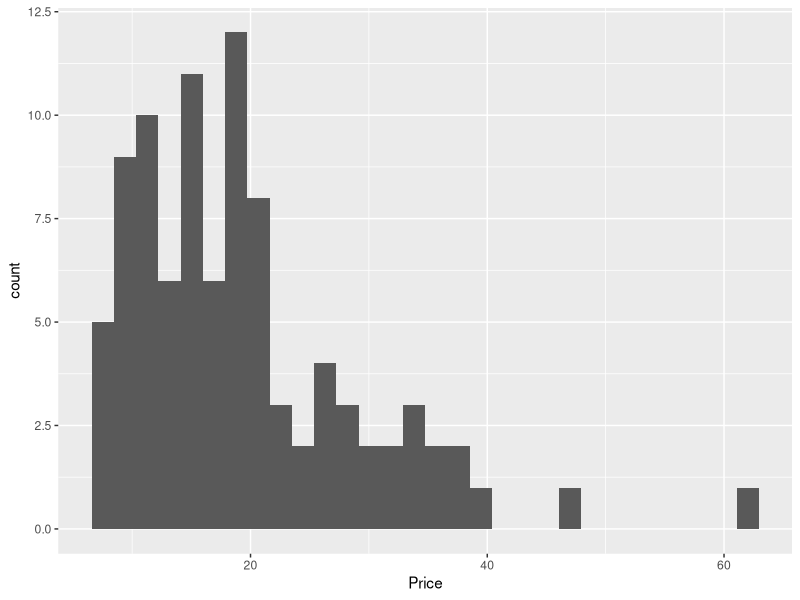
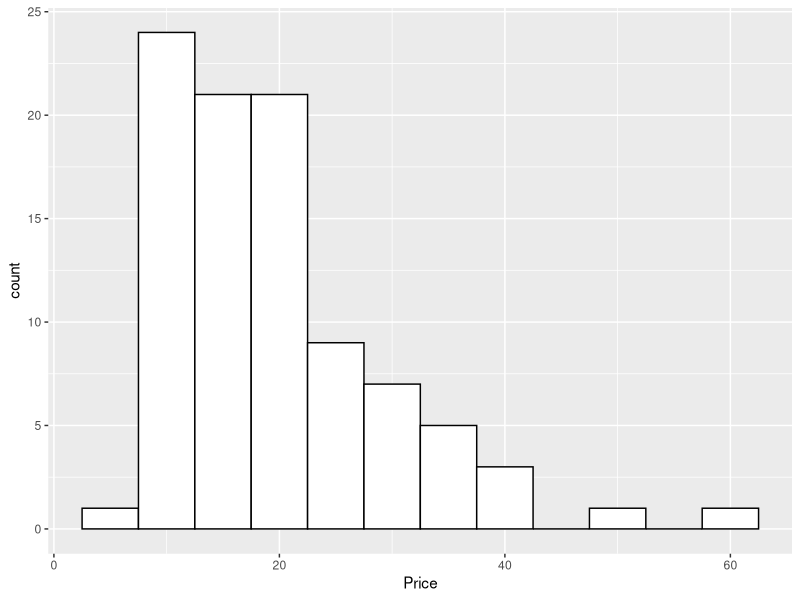
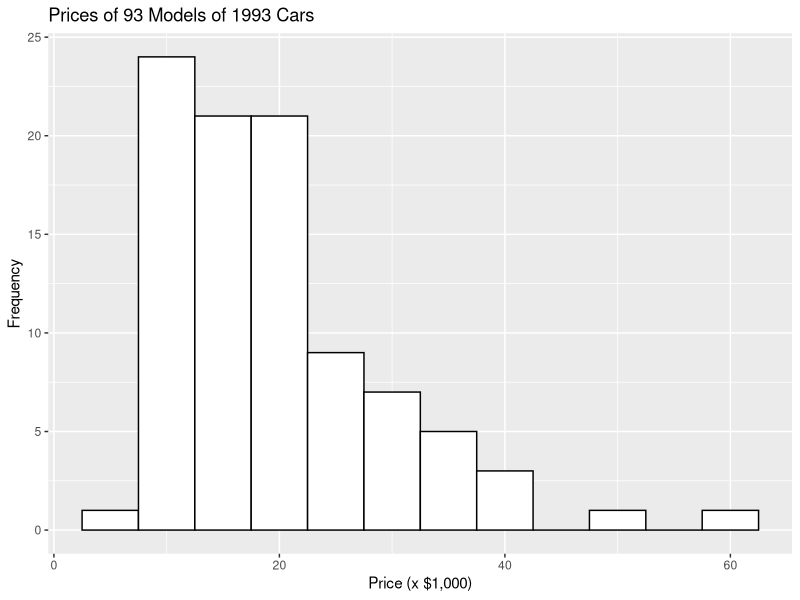
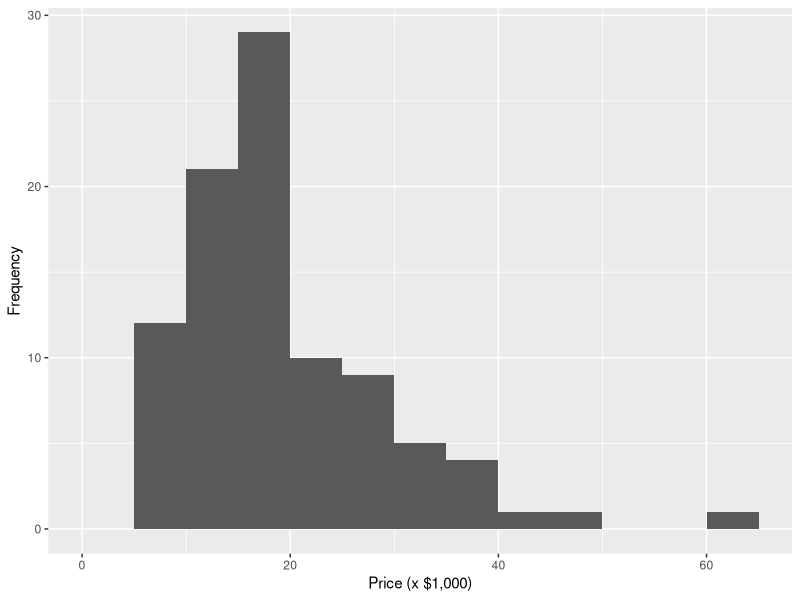
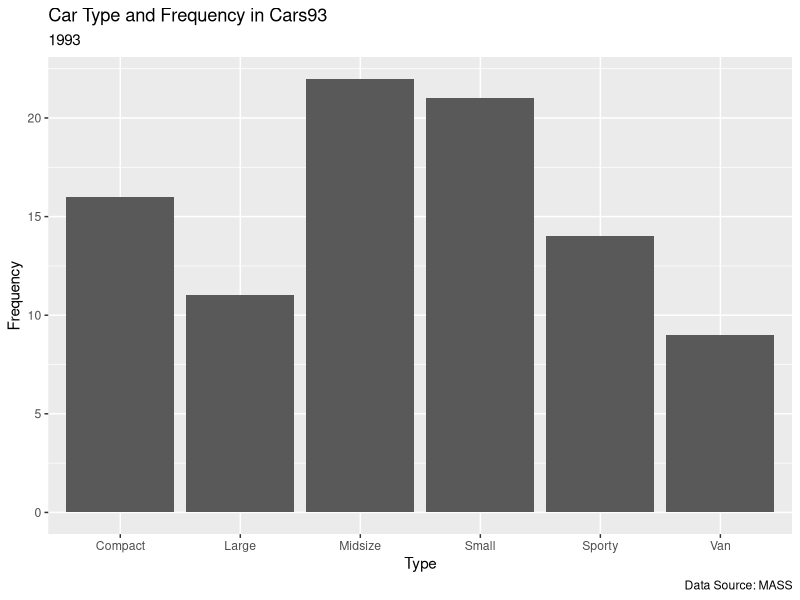
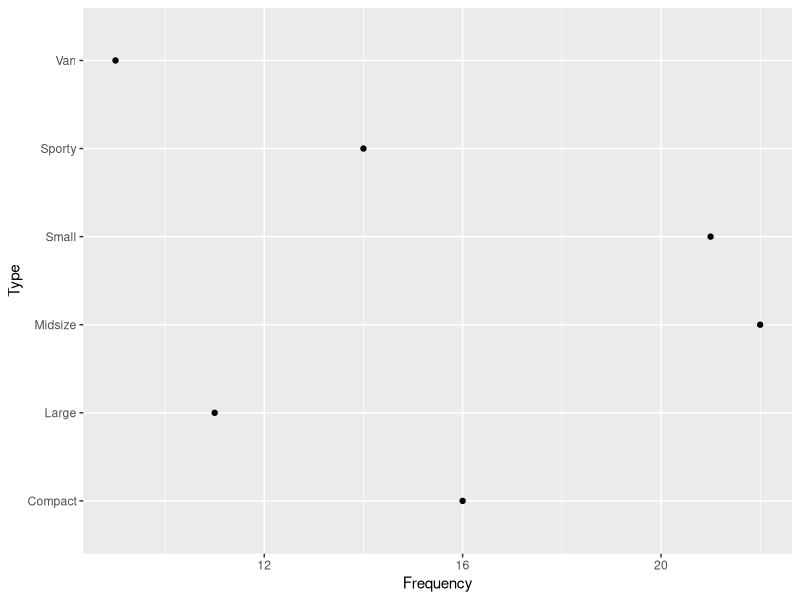
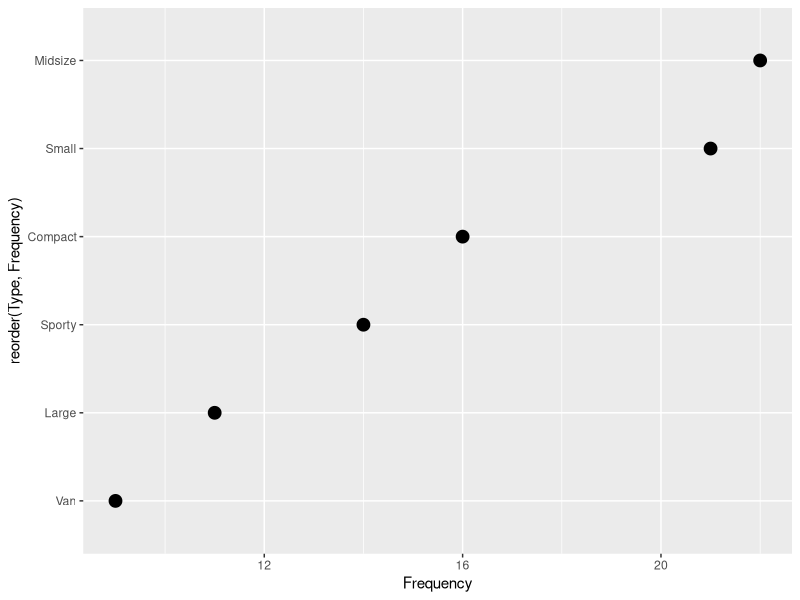
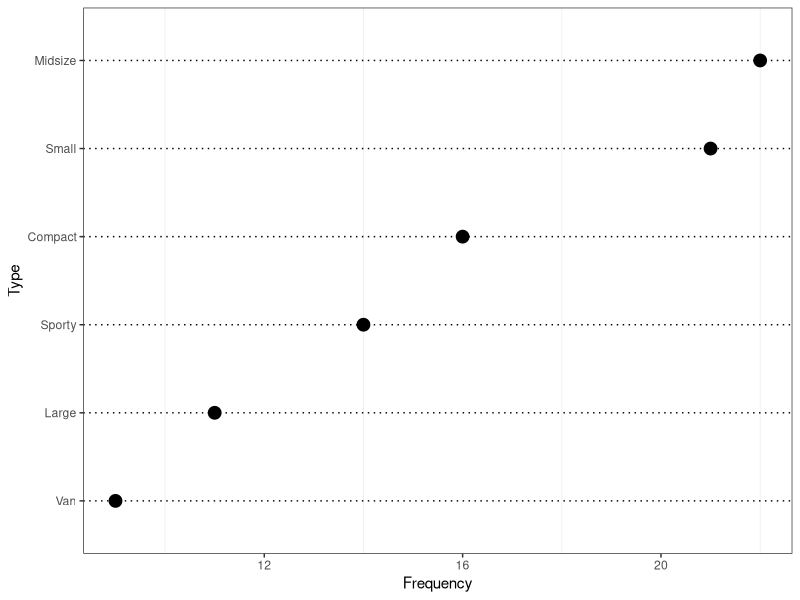

Source code (R) for these figures, in order:
library(ggplot2)
library(MASS)
library(reshape2)

### ggplot2 Graphics


## Histogram

# distribution of price
ggplot(data = Cars93, aes(x = Price)) +
  geom_histogram()

ggplot(data = Cars93, aes(x = Price)) +
  geom_histogram(binwidth = 5, color = "black", fill = "white")

ggplot(data = Cars93, aes(x = Price)) +
  geom_histogram(binwidth = 5,
                 color = "black",
                 fill = "white") +
  labs(x = "Price (x $1,000)",
       y = "Frequency",
       title = "Prices of 93 Models of 1993 Cars")


# bins between $0 and $65,000
# in steps of $5,000
ggplot(data = Cars93) +
  aes(Price) +
  geom_histogram(breaks = seq(0, 65, 5)) +
  xlab("Price (x $1,000)") +
  ylab("Frequency")




## Bar Chart

# frequency of car types
ggplot(data = Cars93, aes(x = Type)) +
  geom_bar() +
  labs(y = "Frequency",
       title = "Car Type and Frequency in Cars93",
       subtitle = "1993",
       caption = "Data Source: MASS")


## Dot Chart

# prepare data
type.frame <- data.frame(table(Cars93$Type))
colnames(type.frame) <- c("Type", "Frequency")

# draw plot
ggplot(data = type.frame, aes(x = Frequency, y = Type)) +
  geom_point()

# reorder sequence of types (depending on frequency)
ggplot(data = type.frame, aes(x = Frequency, y = reorder(Type, Frequency))) +
  geom_point(size = 4)

# remove vertical lines
# dotted horizontal lines
ggplot(data = type.frame, aes(x = Frequency, y = reorder(Type, Frequency))) +
  geom_point(size = 4) +
  theme_bw() +
  theme(
    panel.grid.major.x = element_blank(),
    panel.grid.major.y = element_line(color = "black", linetype = "dotted")
  ) +
  labs(y = "Type")



## Grouped Bar Chart

# prepare data
# US commercial space revenues 1990 - 1994
rev.values <-
  c(1000,1300,1300,1100,1400,
    800,1200,1500,1850,2330,
    860,1300,1400,1600,1970,
    570,380,450,465,580,
    155,190,210,250,300)

# matrix (from vector)
space.rev <- matrix(rev.values, nrow = 5, byrow = T)

# column names
colnames(space.rev) <- c("1990", "1991", "1992", "1993", "1994")

# row names
rownames(space.rev) <- c(
  "Commercial Satellites Delivered",
  "Satellite Services",
  "Satellite Ground Equipment",
  "Commercial Launches",
  "Remote Sensing Data"
)

# melt() : turn wide format into long format
space.melt <- melt(space.rev)
# set column names
colnames(space.melt) <- c("Industry", "Year", "Revenue")
# or:
names(space.melt) <- c("Industry", "Year", "Revenue")

# or, do it all at once
space.melt <-
  melt(space.rev,
       varnames = c("Industry", "Year"),
       value.name = "Revenue")

# plot the grouped bar chart
ggplot(space.melt, aes(x = Year, y = Revenue, fill = Industry)) +
  geom_bar(stat = "identity")

# tell the bars to “dodge” each other and line up side-by-side
ggplot(space.melt, aes(x = Year, y = Revenue, fill = Industry)) +
  geom_bar(stat = "identity",
           position = "dodge")

# same with gray scale and nice labels
ggplot(space.melt, aes(y = Revenue, x = Year, fill = Industry)) +
  geom_bar(stat = "identity",                 # use given numbers (revenue), not frequencies
           position = "dodge",                # bars dodge side-by-side, not stacked
           color = "black") +                 # black outline
  scale_fill_grey(start = 0, end = 1) +       # grey scale colors
  labs(y = "Revenue (x $1,000)") +            # labels
  theme_bw() +                                # b/w theme
  theme(panel.grid.major.x = element_blank()) # remove vertical lines




# barchart using ggplot2
ggplot(data = Cars93, aes(x = Cars93$Type)) +
  geom_bar() +
  xlab("Type") +
  ylab("Frequency") +
  labs(title = "Car Types Distribution", subtitle = "1993", caption = "Data Source: MASS")



## scatter plot

# ggplot2
ggplot(data = Cars93) + aes(x = Cars93$Horsepower, y = Cars93$MPG.city) +
  geom_point() +
  xlab("Horsepower") + ylab("MPG City")

# colored 3rd variable (type)
ggplot(data = Cars93) +
  aes(x = Cars93$Horsepower,
      y = Cars93$MPG.city,
      color = Type) +
  geom_point() +
  xlab("Horsepower") + ylab("MPG City")



## box plots

# horsepower ~ cylinders
ggplot(data = Cars93) + aes(x = Cylinders, y = Horsepower) + geom_point()

# as boxplot
ggplot(data = Cars93) + aes(x = Cylinders, y = Horsepower) + geom_boxplot()


